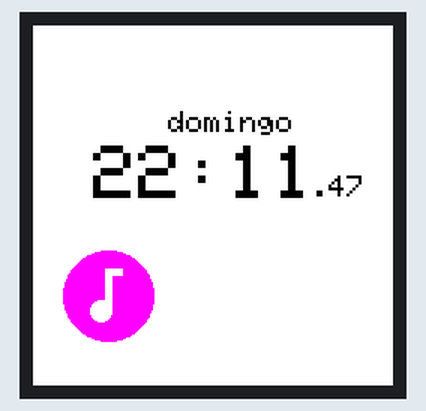
This sketch was run on a simulated Arduino Uno, built with avr-gcc and run on an emulated ATmega328P. Shown: 240×240 colour display.

Above: at 0.1 s.

The sketch:

sketch_dec12a.ino
```cpp
#define TFT_DC    7
#define TFT_RST   8
#define SCR_WD   240
#define SCR_HT   240
#include <SPI.h>
#include <Adafruit_GFX.h>
#include <Arduino_ST7789_Fast.h>
Arduino_ST7789 pan = Arduino_ST7789(TFT_DC, TFT_RST);

void setup(void)
{
  Serial.begin(9600);
  pan.init(SCR_WD, SCR_HT);
  pan.fillScreen(WHITE);
  pan.setCursor(90,57);
  pan.setTextColor(BLACK,WHITE);
  pan.setTextSize(2);
  pan.println("domingo");
  pan.setCursor(40,80);
  pan.setTextColor(BLACK,WHITE);
  pan.setTextSize(5);
  pan.println("22:11");
  pan.setCursor(185,100);
  pan.setTextColor(BLACK,WHITE);
  pan.setTextSize(2);
  pan.println(".47");
  pan.fillCircle(50,180,30,MAGENTA);
  pan.fillCircle(45,190,7,WHITE);
  pan.fillRect(48,162,5,30,WHITE);
  pan.fillRect(48,162,12,5,WHITE);
 }
void loop()
{
}
```
